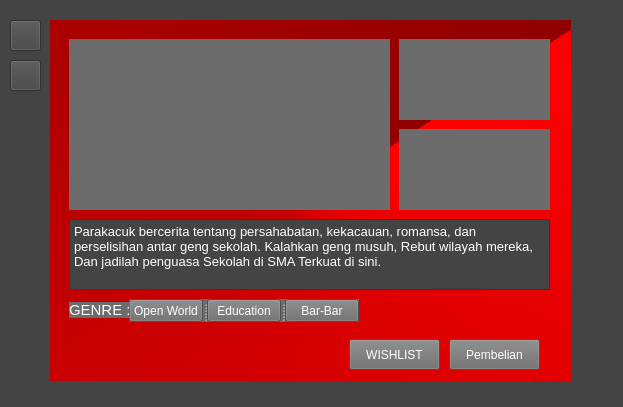
<?xml version="1.0" encoding="UTF-8"?>
<ui version="4.0">
 <class>Form</class>
 <widget class="QWidget" name="Form">
  <property name="geometry">
   <rect>
    <x>0</x>
    <y>0</y>
    <width>623</width>
    <height>407</height>
   </rect>
  </property>
  <property name="windowTitle">
   <string>Form</string>
  </property>
  <widget class="QPushButton" name="pushButton_6">
   <property name="geometry">
    <rect>
     <x>10</x>
     <y>20</y>
     <width>31</width>
     <height>31</height>
    </rect>
   </property>
   <property name="styleSheet">
    <string notr="true">background-color: rgb(68, 68, 68);</string>
   </property>
   <property name="text">
    <string/>
   </property>
   <property name="icon">
    <iconset resource="../icons/icons.qrc">
     <normaloff>:/icons/icons/arrow-left-circle.svg</normaloff>:/icons/icons/arrow-left-circle.svg</iconset>
   </property>
  </widget>
  <widget class="QWidget" name="widget" native="true">
   <property name="geometry">
    <rect>
     <x>50</x>
     <y>20</y>
     <width>521</width>
     <height>361</height>
    </rect>
   </property>
   <property name="styleSheet">
    <string notr="true">background-color: rgb(108, 108, 108);</string>
   </property>
   <widget class="QWidget" name="widget_2" native="true">
    <property name="geometry">
     <rect>
      <x>-51</x>
      <y>-21</y>
      <width>621</width>
      <height>401</height>
     </rect>
    </property>
    <property name="styleSheet">
     <string notr="true">QWidget#widget_2{
background-color: qconicalgradient(cx:0.5, cy:0.5, angle:45, stop:0 rgba(144, 0, 0, 255), stop:1 rgba(255, 0, 0, 255));
}</string>
    </property>
    <widget class="QLabel" name="label_2">
     <property name="geometry">
      <rect>
       <x>400</x>
       <y>130</y>
       <width>151</width>
       <height>81</height>
      </rect>
     </property>
     <property name="styleSheet">
      <string notr="true">background-image: url(:/Background/BG/1.jpg);</string>
     </property>
     <property name="text">
      <string/>
     </property>
     <property name="pixmap">
      <pixmap resource="../icons/BG.qrc">:/Background/BG/2.jpg</pixmap>
     </property>
     <property name="scaledContents">
      <bool>true</bool>
     </property>
    </widget>
    <widget class="QLabel" name="label">
     <property name="geometry">
      <rect>
       <x>400</x>
       <y>40</y>
       <width>151</width>
       <height>81</height>
      </rect>
     </property>
     <property name="styleSheet">
      <string notr="true">background-image: url(:/Background/BG/1.jpg);</string>
     </property>
     <property name="text">
      <string/>
     </property>
     <property name="pixmap">
      <pixmap resource="../icons/BG.qrc">:/Background/BG/1.jpg</pixmap>
     </property>
     <property name="scaledContents">
      <bool>true</bool>
     </property>
    </widget>
    <widget class="QLabel" name="label_3">
     <property name="geometry">
      <rect>
       <x>70</x>
       <y>40</y>
       <width>321</width>
       <height>171</height>
      </rect>
     </property>
     <property name="styleSheet">
      <string notr="true">background-image: url(:/Background/BG/Pamali.jpg);</string>
     </property>
     <property name="text">
      <string/>
     </property>
     <property name="pixmap">
      <pixmap resource="../icons/BG.qrc">:/Background/BG/Parakacuk.JPG</pixmap>
     </property>
     <property name="scaledContents">
      <bool>true</bool>
     </property>
    </widget>
    <widget class="QTextEdit" name="textEdit">
     <property name="geometry">
      <rect>
       <x>70</x>
       <y>220</y>
       <width>481</width>
       <height>71</height>
      </rect>
     </property>
     <property name="styleSheet">
      <string notr="true">background-color: rgb(68, 68, 68);</string>
     </property>
     <property name="html">
      <string>&lt;!DOCTYPE HTML PUBLIC &quot;-//W3C//DTD HTML 4.0//EN&quot; &quot;http://www.w3.org/TR/REC-html40/strict.dtd&quot;&gt;
&lt;html&gt;&lt;head&gt;&lt;meta name=&quot;qrichtext&quot; content=&quot;1&quot; /&gt;&lt;style type=&quot;text/css&quot;&gt;
p, li { white-space: pre-wrap; }
&lt;/style&gt;&lt;/head&gt;&lt;body style=&quot; font-family:'MS Shell Dlg 2'; font-size:8.25pt; font-weight:400; font-style:normal;&quot;&gt;
&lt;p style=&quot; margin-top:0px; margin-bottom:0px; margin-left:0px; margin-right:0px; -qt-block-indent:0; text-indent:0px;&quot;&gt;&lt;span style=&quot; font-size:10pt; color:#ffffff;&quot;&gt;Parakacuk bercerita tentang persahabatan, kekacauan, romansa, dan perselisihan antar geng sekolah. Kalahkan geng musuh, Rebut wilayah mereka, Dan jadilah penguasa Sekolah di SMA Terkuat di sini.&lt;/span&gt;&lt;/p&gt;&lt;/body&gt;&lt;/html&gt;</string>
     </property>
    </widget>
    <widget class="QPushButton" name="pushButton_4">
     <property name="geometry">
      <rect>
       <x>350</x>
       <y>340</y>
       <width>91</width>
       <height>31</height>
      </rect>
     </property>
     <property name="styleSheet">
      <string notr="true">color: rgb(255, 255, 255);
background-color: rgb(108, 108, 108);
</string>
     </property>
     <property name="text">
      <string>WISHLIST</string>
     </property>
     <property name="icon">
      <iconset resource="../icons/icons.qrc">
       <normaloff>:/icons/icons/list.svg</normaloff>:/icons/icons/list.svg</iconset>
     </property>
    </widget>
    <widget class="QSplitter" name="splitter">
     <property name="geometry">
      <rect>
       <x>130</x>
       <y>300</y>
       <width>230</width>
       <height>23</height>
      </rect>
     </property>
     <property name="orientation">
      <enum>Qt::Horizontal</enum>
     </property>
     <widget class="QPushButton" name="pushButton_2">
      <property name="styleSheet">
       <string notr="true">background-color: rgb(108, 108, 108);
color: rgb(255, 255, 255);</string>
      </property>
      <property name="text">
       <string>Open World</string>
      </property>
     </widget>
     <widget class="QPushButton" name="pushButton_3">
      <property name="styleSheet">
       <string notr="true">color: rgb(255, 255, 255);
background-color: rgb(108, 108, 108);</string>
      </property>
      <property name="text">
       <string>Education</string>
      </property>
     </widget>
     <widget class="QPushButton" name="pushButton">
      <property name="styleSheet">
       <string notr="true">color: rgb(255, 255, 255);
background-color: rgb(108, 108, 108);</string>
      </property>
      <property name="text">
       <string>Bar-Bar</string>
      </property>
     </widget>
    </widget>
    <widget class="QLabel" name="label_5">
     <property name="geometry">
      <rect>
       <x>70</x>
       <y>303</y>
       <width>61</width>
       <height>16</height>
      </rect>
     </property>
     <property name="font">
      <font>
       <pointsize>11</pointsize>
      </font>
     </property>
     <property name="styleSheet">
      <string notr="true">color: rgb(255, 255, 255);</string>
     </property>
     <property name="text">
      <string>GENRE : </string>
     </property>
    </widget>
    <widget class="QPushButton" name="pushButton_5">
     <property name="geometry">
      <rect>
       <x>450</x>
       <y>340</y>
       <width>91</width>
       <height>31</height>
      </rect>
     </property>
     <property name="styleSheet">
      <string notr="true">color: rgb(255, 255, 255);
background-color: rgb(108, 108, 108);</string>
     </property>
     <property name="text">
      <string>Pembelian</string>
     </property>
     <property name="icon">
      <iconset resource="../icons/icons.qrc">
       <normaloff>:/icons/icons/shopping-cart.svg</normaloff>:/icons/icons/shopping-cart.svg</iconset>
     </property>
    </widget>
   </widget>
  </widget>
  <widget class="QWidget" name="widget_3" native="true">
   <property name="geometry">
    <rect>
     <x>0</x>
     <y>0</y>
     <width>631</width>
     <height>411</height>
    </rect>
   </property>
   <property name="styleSheet">
    <string notr="true">background-color: rgb(68, 68, 68);</string>
   </property>
   <widget class="QPushButton" name="pushButton_7">
    <property name="geometry">
     <rect>
      <x>10</x>
      <y>60</y>
      <width>31</width>
      <height>31</height>
     </rect>
    </property>
    <property name="styleSheet">
     <string notr="true">background-color: rgb(68, 68, 68);</string>
    </property>
    <property name="text">
     <string/>
    </property>
    <property name="icon">
     <iconset resource="../icons/icons.qrc">
      <normaloff>:/icons/icons/home.svg</normaloff>:/icons/icons/home.svg</iconset>
    </property>
   </widget>
  </widget>
  <zorder>widget_3</zorder>
  <zorder>pushButton_6</zorder>
  <zorder>widget</zorder>
 </widget>
 <resources>
  <include location="../icons/icons.qrc"/>
  <include location="../icons/BG.qrc"/>
  <include location="../../../../../../Program Files (x86)/icons/BG.qrc"/>
 </resources>
 <connections/>
</ui>
